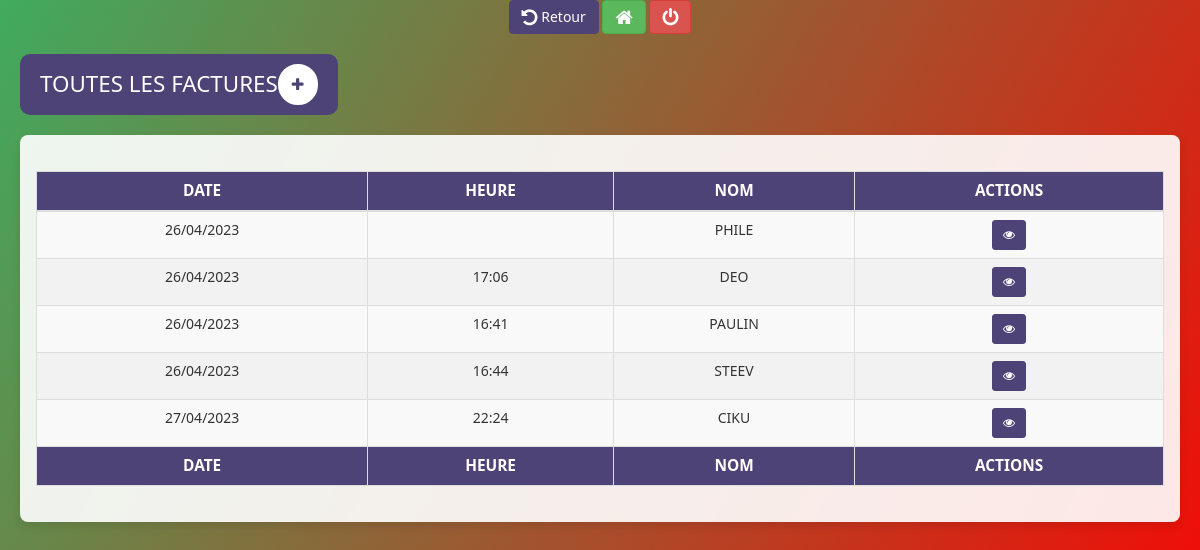
/factureall.php (signed in), run on the app's committed database.
### tables this page shows
CREATE TABLE `factures` (
  `idFac` int(11) NOT NULL,
  `nomCl` varchar(50) NOT NULL,
  `dateFac` varchar(10) NOT NULL,
  `heureFac` varchar(5) NOT NULL,
  `nomserver` varchar(50) NOT NULL,
  `etat` int(11) NOT NULL,
  `paie` varchar(50) NOT NULL,
  `statut` int(11) NOT NULL
);

### factureall.php (the view, shortened to what this page needs)
<?php
include('include/config.php');
$items_per_page = 10;
$total_items_query = $bdd->prepare("SELECT COUNT(*) as total FROM factures WHERE paie = '' AND statut = 1");
$total_items_query->execute();
$total_items_result = $total_items_query->fetch();
$total_items = $total_items_result['total'];
$total_pages = ceil($total_items / $items_per_page);
$page = isset($_GET['page']) && is_numeric($_GET['page']) ? (int)$_GET['page'] : 1;
$page = max(1, min($page, $total_pages));
$offset = ($page - 1) * $items_per_page;
$req = $bdd->prepare("SELECT * FROM factures WHERE paie != '' AND statut = 1 ORDER BY dateFac ASC LIMIT :offset, :limit");
$req->bindValue(':offset', $offset, PDO::PARAM_INT);
$req->bindValue(':limit', $items_per_page, PDO::PARAM_INT);
$req->execute();
?>
<!DOCTYPE html>
<html lang="fr">
<head>
    <?php include('include/title.php'); ?>
</head>
<body>
    <div id="wrapper">
        <?php include('include/retour.php'); ?>
        <div id="page-wrapper">
            <div class="header-title">
                <h2>TOUTES LES FACTURES </h2>
                <a href="bonnew" title="Ajouter un bon"><i class="fa fa-plus"></i></a>
            </div>
            <div class="alert">
                <table class="table table-bordered" id="dataTable" width="100%" cellspacing="0">
                    <thead>
                        <tr>
                            <th>DATE</th>
                            <th>HEURE</th>
                            <th>NOM</th>
                                <th>ACTIONS</th>
                        </tr>
                    </thead>
                    <tfoot>
                        <tr>
                            <th>DATE</th>
                            <th>HEURE</th>
                            <th>NOM</th>
                                <th>ACTIONS</th>
                        </tr>
                    </tfoot>
                    <tbody>
                        <?php
                        if ($req->rowCount() > 0) {
                            foreach ($req as $r) { ?>
                                <tr>
                                    <td><?= htmlspecialchars($r['dateFac']); ?></td>
                                    <td><?= htmlspecialchars($r['heureFac']); ?></td>
                                    <td><?= htmlspecialchars($r['nomCl']); ?></td>
                                        <td>
                                            <a href="factureview?getid=<?= htmlspecialchars($r['idFac']); ?>&fac=<?= md5($r['idFac']); ?>" class="btn btn-sm btn-primary">
                                                <i class="fa fa-eye"></i>
                                            </a>
                                        </td>
                                </tr>
                            <?php }
                        } ?>
                    </tbody>
                </table>
            </div>
        </div>
    </div>
</body>
</html>

### include/title.php (shortened to what this page needs)
<link href="assets/css/bootstrap.css" rel="stylesheet" />
 <link href="assets/css/font-awesome.css" rel="stylesheet" />

### include/retour.php
<center>
    <a href="javascript:history.back()" class="btn btn-primary back-btn"> <i class="fa fa-undo fa-lg"></i> Retour</a>
    <a href="index" class="btn btn-success back-btn"> <i class="fa fa-home fa-lg"></i></a>
     <a href="logout" class="btn btn-danger back-btn"> <i class="fa fa-power-off fa-lg"></i></a>
</center>

### include/title.php (style rules this page uses)
body, html { margin: 0; padding: 0; height: 100%; font-family: 'Segoe UI', Tahoma, Geneva, Verdana, sans-serif; background: linear-gradient(120deg, #40ab5e, #ff0000); color: #fff; }
#wrapper { display: flex; flex-direction: column; height: 100%; }
#page-wrapper { flex: 1; padding: 20px; }
.alert { background: rgba(255, 255, 255, 0.9); color: #333; padding: 15px; border-radius: 8px; text-align: center; margin-bottom: 30px; box-shadow: 0 4px 8px rgba(0, 0, 0, 0.1); }
a { text-decoration: none; color: inherit; }
.btn-primary { color: white; background-color: #4e4376; border-color: #4e4376; }
.header-title { display: flex; align-items: center; justify-content: space-between; background-color: #4e4376; color: white; padding: 10px 20px; border-radius: 10px; margin-bottom: 20px; width: fit-content; }
.header-title h2 { font-size: 1.6em; margin: 0; }
.header-title a { border: 2px solid white; border-radius: 20px; background: white; padding: 8px 12px; color: #4e4376; text-decoration: none; font-size: 15px; }
.table { width: 100%; margin-top: 20px; border-collapse: collapse; }
.table th, .table td { padding: 12px 15px; text-align: center; border: 1px solid #ddd; }
.table th { background-color: #4e4376; color: white; font-size: 1.1em; }
.table td { background-color: #f9f9f9; }
.table tr:nth-child(even) td { background-color: #f2f2f2; }

### data on the page
factures: dateFac "26/04/2023", nomCl "PHILE"
factures: dateFac "26/04/2023", heureFac "17:06", nomCl "DEO"
factures: dateFac "26/04/2023", heureFac "16:41", nomCl "PAULIN"
factures: dateFac "26/04/2023", heureFac "16:44", nomCl "STEEV"
factures: dateFac "27/04/2023", heureFac "22:24", nomCl "CIKU"
